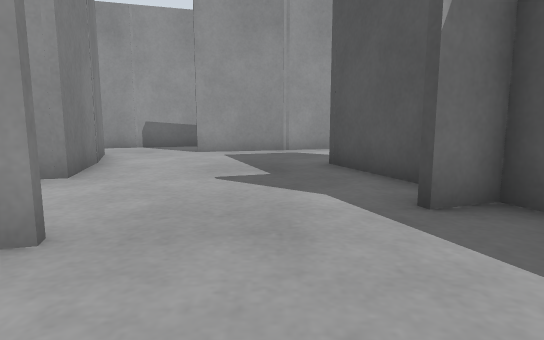
[1] (above)

21 first-person views from a walk through a world built for the Gazebo simulator. The camera is 0.5 m above the floor, tilts 8° down and sees 75° across. The floor is counted in squares, 0.5 m on a side. Each view is taken from the middle of a square. On the plan, view 1 faces up. The plan holds only what a view shows up to about 13 squares ahead; the rest is blank. The place goes on beyond the plan.

[2]
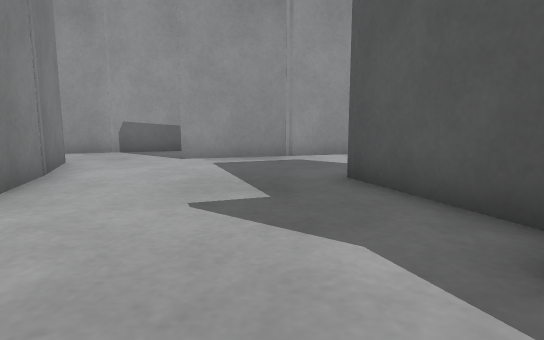

[3]
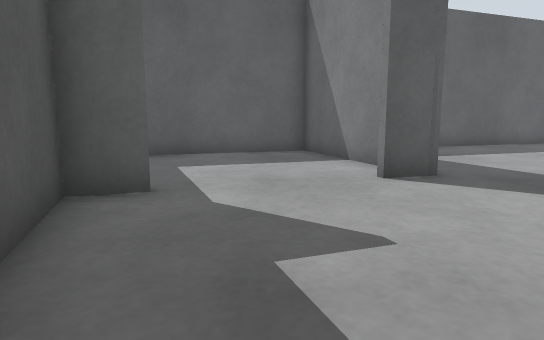

[4]
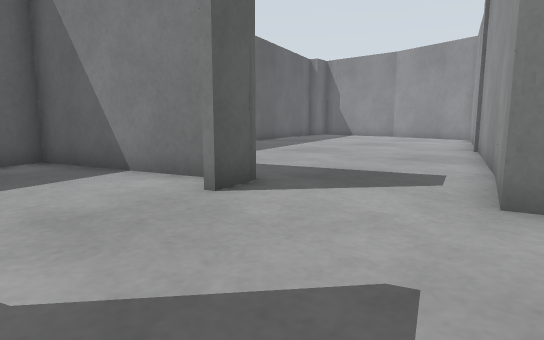

[5]
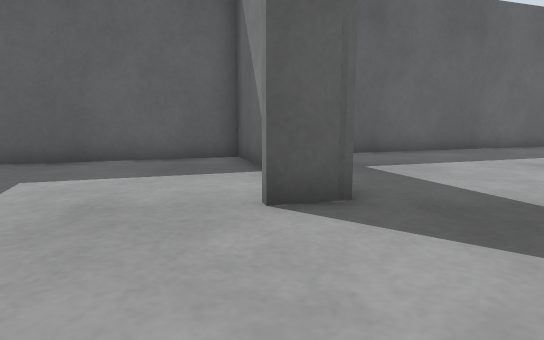

[6]
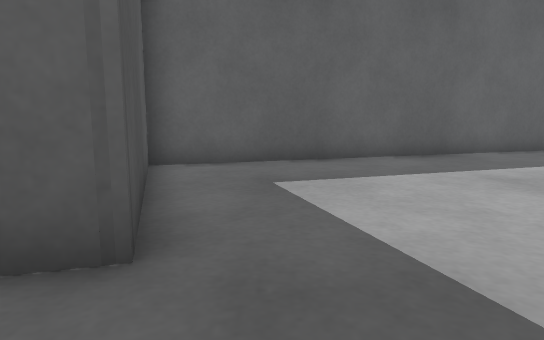

[7]
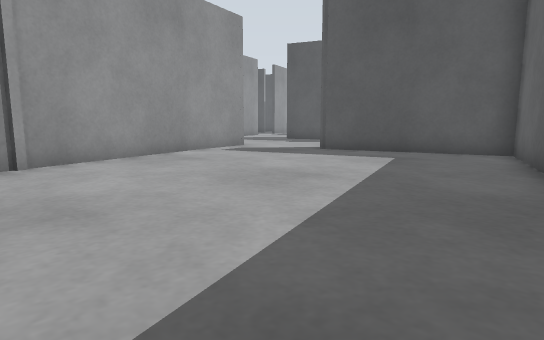

[8]
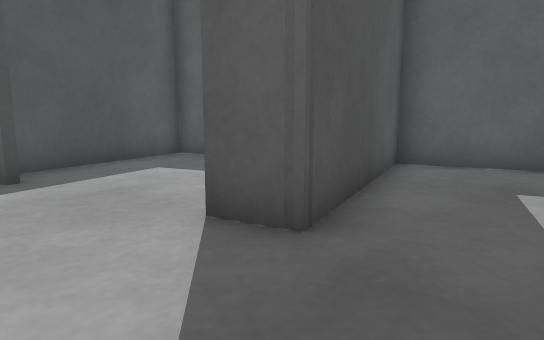

[9]
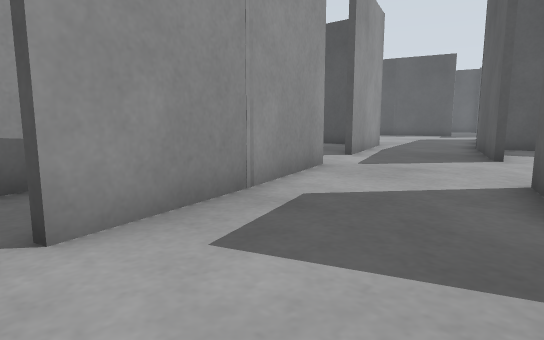

[10]
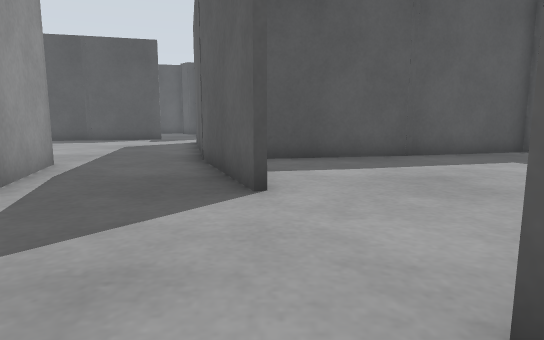

[11]
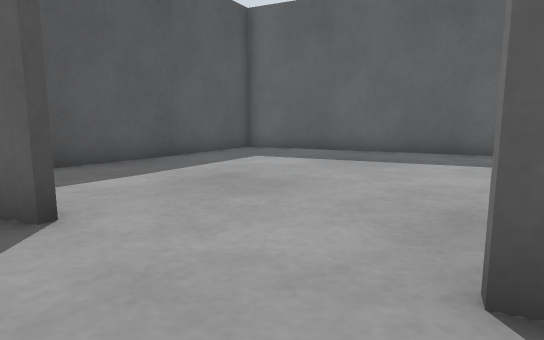

[12]
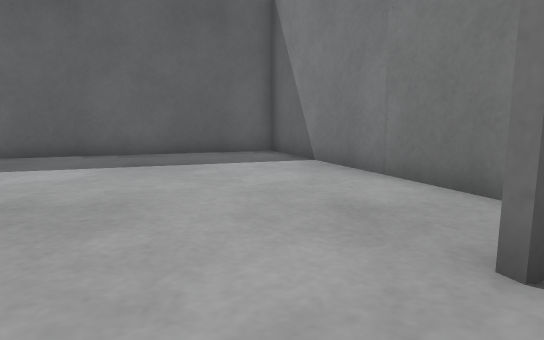

[13]
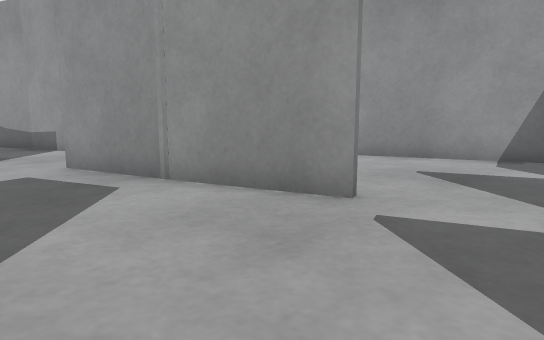

[14]
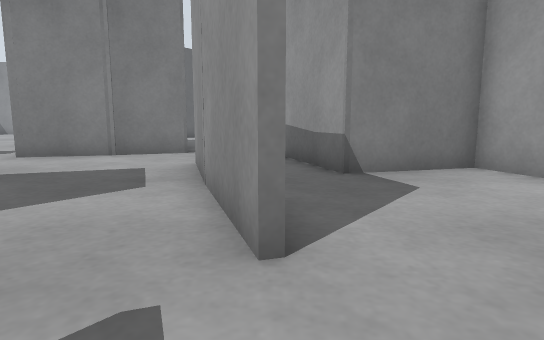

[15]
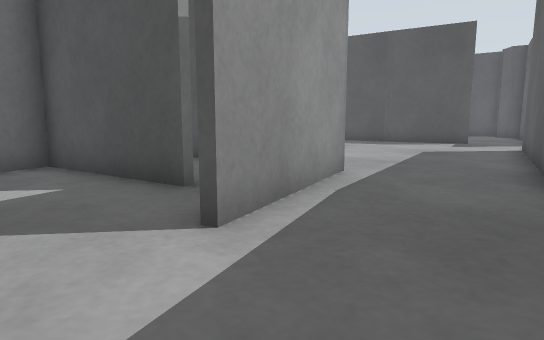

[16]
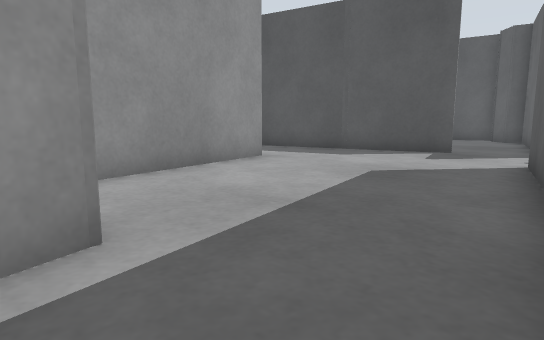

[17]
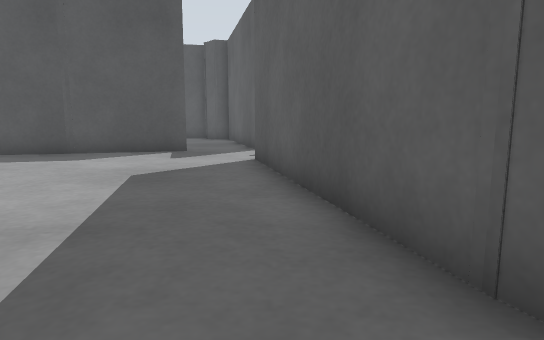

[18]
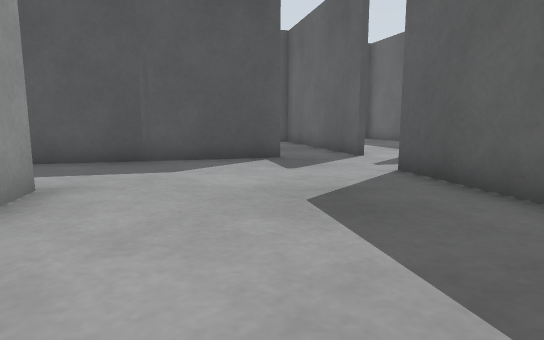

[19]
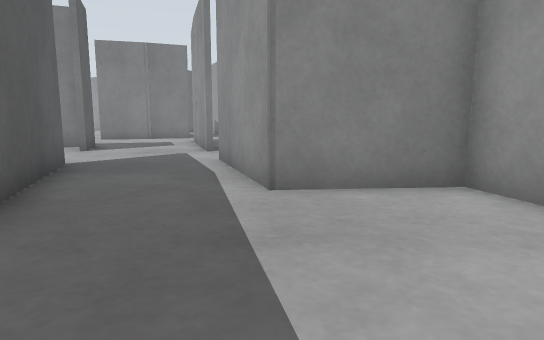

[20]
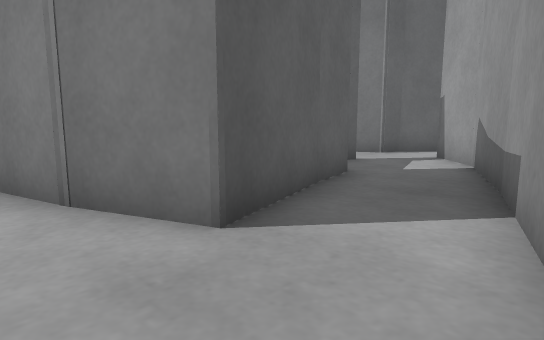

[21]
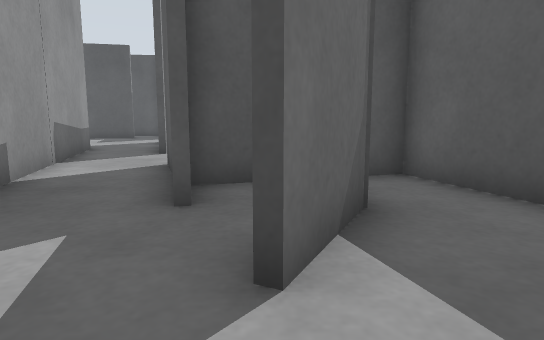

### Floor plan
Ten units are one square. View 1 is at (0, 0); x grows to the right and y downward. Boxes are objects, and circles mark ways between rooms. Rooms are numbered by the first view taken in them; rooms with no view inside come last. Other rooms are left out.
<svg viewBox="-141 -210 356 271">
<path fill="none" stroke="#000" d="M-26 -18 -11 27 45 8M47 8 28 -43 17 -39M-42 -86 -36 -62 -57 -55M-30 -26 -19 -29M-8 -116 -24 -112M17 -40 28 -43 13 -83M-63 -99 -49 -104 -41 -83M-27 -137 -69 -124M-94 56 -13 28 -30 -26M-57 -55 -120 -35M69 -102 88 -109M16 -79 49 8M16 -83 35 -90M37 -128 -8 -116M81 -144 58 -136M128 -19 109 -117M45 8 132 -21M160 -194 97 -179 100 -150 81 -144M109 -117 182 -134M206 -157 192 -205M88 -109 111 -118M-89 -92 -75 -95M-116 -106 -129 -94M-73 -82 -77 -94 -63 -99M-136 -77 -132 -76 -129 -69M-89 -47 -64 -56 -67 -63M-69 -124 -116 -109M-90 -70 -111 -79M68 -156 60 -198 -14 -173 -6 -144 -27 -137"/>
<circle cx="0" cy="-30" r="3" fill="#2a7"/>
<circle cx="-45" cy="-45" r="3" fill="#2a7"/>
<circle cx="0" cy="-93" r="3" fill="#2a7"/>
<circle cx="-70" cy="-110" r="3" fill="#2a7"/>
<circle cx="-15" cy="-130" r="3" fill="#2a7"/>
<circle cx="90" cy="-125" r="3" fill="#2a7"/>
<circle cx="45" cy="-135" r="3" fill="#2a7"/>
<text x="10" y="-10">1</text>
<text x="-20" y="-70">2</text>
<text x="-80" y="0">3</text>
<text x="70" y="-70">4</text>
<text x="150" y="-150">5</text>
<text x="-100" y="-90">6</text>
<text x="30" y="-150">7</text>
</svg>
Room 1 opens to room 2. Room 2 opens to room 3. Room 2 opens to room 4. Room 2 opens to room 6. Room 2 opens to room 7. Room 4 opens to room 5. Room 4 opens to room 7.

Where each view was taken, in squares from view 1:
view 1: 0 up, 0 right, facing up
view 2: 2 up, 0 right, facing up
view 3: 9 up, 0 right, facing down
view 4: 7 up, 1 right, facing down-left
view 5: 7 up, 2 left, facing down
view 6: 5 up, 4 left, facing down
view 7: 5 down, 13 left, facing up-right
view 8: 5 up, 5 left, facing down-right
view 9: 8 up, 3 left, facing up-right
view 10: 10 up, 2 right, facing right
view 11: 11 up, 3 right, facing down-right
view 12: 11 up, 5 right, facing down
view 13: 9 up, 6 right, facing up-left
view 14: 13 up, 6 right, facing left
view 15: 11 up, 4 right, facing up-right
view 16: 12 up, 9 right, facing up-right
view 17: 13 up, 9 right, facing right
view 18: 16 up, 11 right, facing right
view 19: 15 up, 15 right, facing left
view 20: 13 up, 3 left, facing down-left
view 21: 8 up, 13 left, facing right
